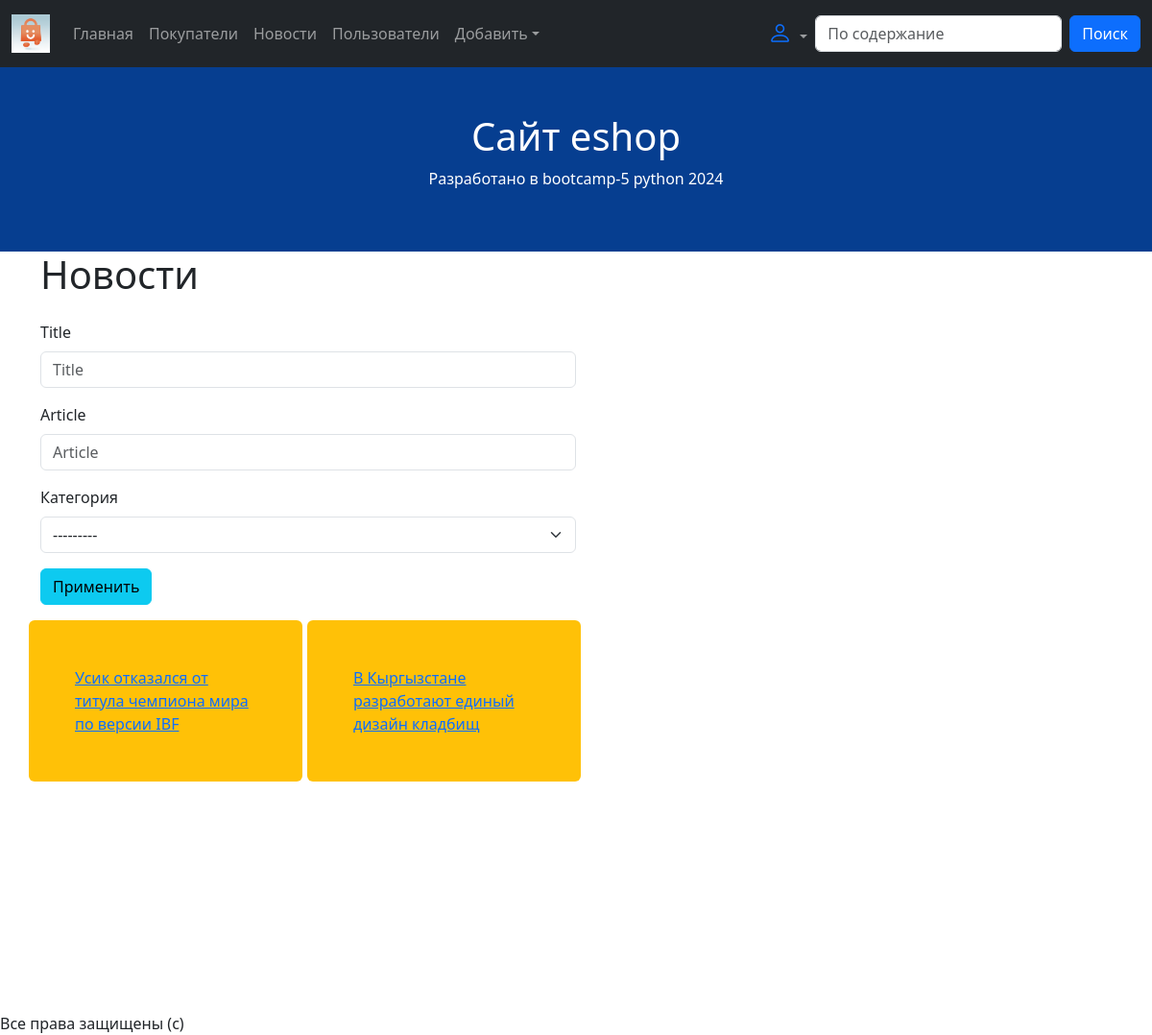
The page /news/ on the database as committed earlier.
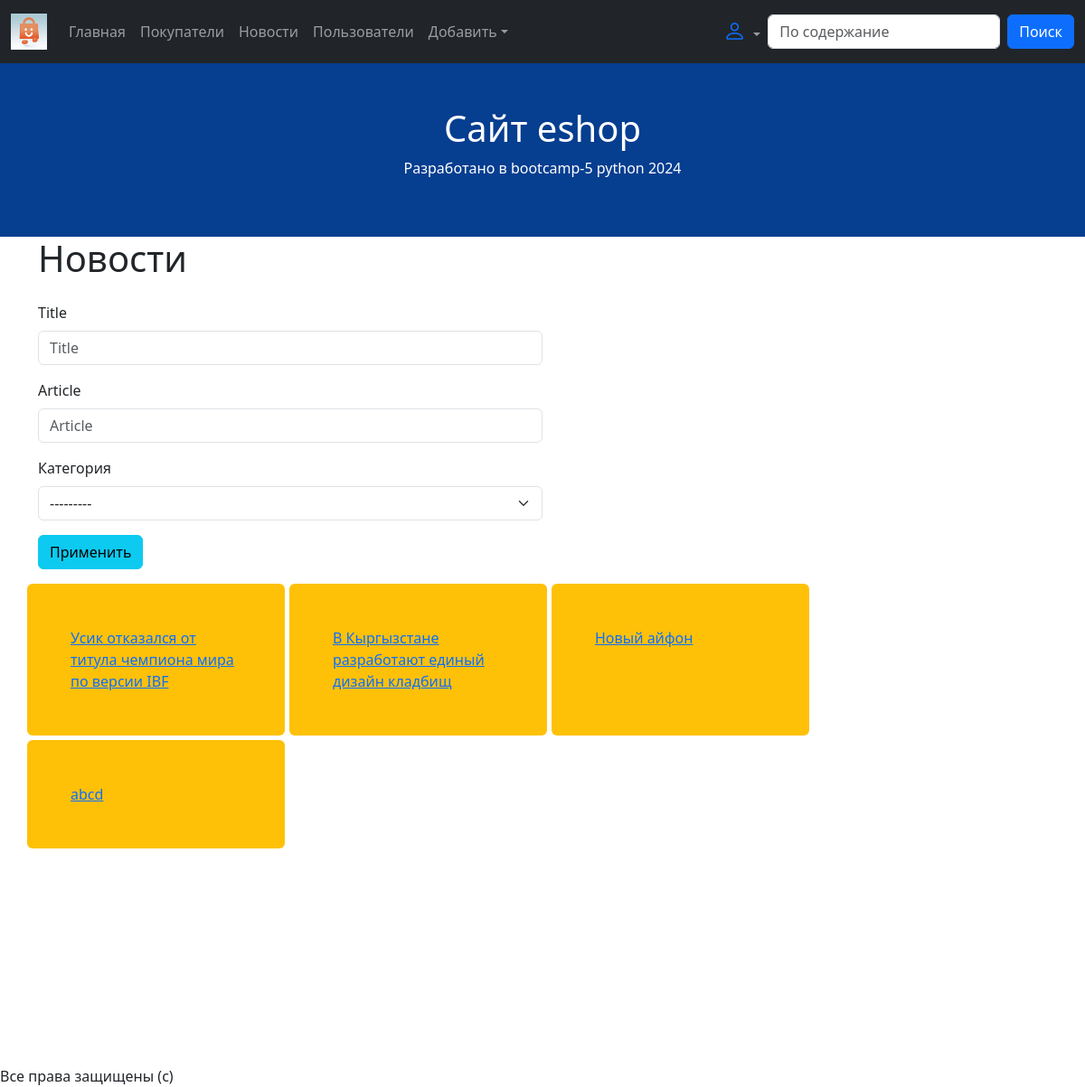
The same page on the database as committed later.
### news/models.py (models this page shows, shortened)
class New(models.Model):
    title = models.CharField(max_length=100)
    article = models.TextField(null=True,blank=True)
    category = models.ForeignKey(
        to=NewsCategory,
        on_delete=models.SET_NULL,
        null=True, blank=True,
        verbose_name="Категория"
    )
    views = models.IntegerField(default=0)
    user_views = models.ManyToManyField(
        to=User,
        blank=True,
    )

### news/views.py (the view)
# urls.py: path('news/', news_list, name='news-list'),
def news_list(request):
    news_queryset = New.objects.all()
    filter_object = NewFilter(
        data=request.GET,
        queryset=news_queryset
    )
    context = {"filter_object": filter_object}
    return render(request, 'news_list.html', context)

### news/models.py (called while the page is built)
    def __str__(self):
        return self.name

### news/templates/news_list.html
{% extends 'base.html' %}
{% load django_bootstrap5 %}
{% block content %}
<h1>Новости</h1>
<p class="row">
    <form class="col-lg-6" method="get">
        {% bootstrap_form filter_object.form %}
        <button class="btn btn-info">Применить</button>
    </form>
</p>
<div class="row news-list">
    {% for obj in filter_object.qs %}
        <div class="p-5 bg-warning rounded col-lg-3 col-md-5 col-sm-12">
            <a href="/new-detail/{{ obj.id }}/">{{ obj.title }}</a>
        </div>
    {% endfor %}
</div>
{% endblock %}

Rows that differ between the two databases and show on the page:
added New: title "Новый айфон"
added New: title "abcd"
